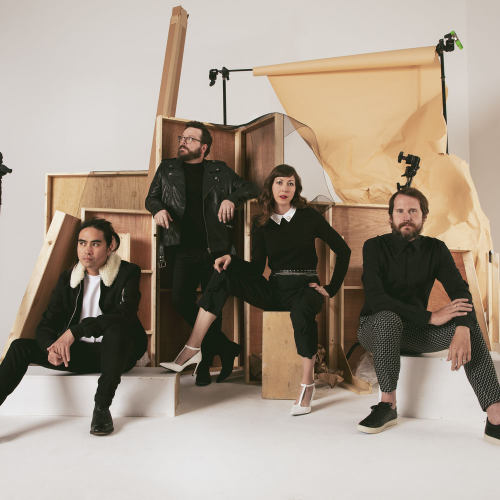
#> input picture artist-assets/silversun-pickups.jpg, 1000 x 1000 px (shown at 1/2 size); its folder holds only this picture in this run
$ python -i gsi_assets.py   (imports and definitions only)
#> lines starting #> are read from the running program, lines starting #| are printed output that depends on the picture
"""Artwork color extraction and copying for the generated GSI site."""

import colorsys
import json
import shutil
from pathlib import Path

from PIL import Image


# Homepage CSS is authored in readable layers but shipped as one stylesheet so
# the browser keeps one stable public asset and the cascade order stays clear.
HOME_STYLE_PARTS = (
    "01-foundation.css",
    "02-hero-and-filter-room.css",
    "03-filter-and-controls.css",
    "04-cards-and-responsive.css",
)


# Artwork supplies accents, but a damaged or flat image must never stop a build.
# [33 lines left out: function dominant_color, not called in this run]


def _hex(rgb: tuple[int, int, int]) -> str:
    """Return one RGB tuple as a stable lowercase CSS color."""
    return "#%02x%02x%02x" % tuple(max(0, min(255, value)) for value in rgb)


def _mix(first: tuple[int, int, int], second: tuple[int, int, int], amount: float) -> tuple[int, int, int]:
    """Blend two RGB colors without requiring a browser-side color function."""
    return tuple(round(a + (b - a) * amount) for a, b in zip(first, second))


def _relative_luminance(rgb: tuple[int, int, int]) -> float:
    """Return perceptual brightness for contrast decisions, not decoration."""
    channels = []
    for value in rgb:
        channel = value / 255
        channels.append(channel / 12.92 if channel <= .04045 else ((channel + .055) / 1.055) ** 2.4)
    return .2126 * channels[0] + .7152 * channels[1] + .0722 * channels[2]


def _contrast_ratio(first: tuple[int, int, int], second: tuple[int, int, int]) -> float:
    """Measure the contrast between two RGB colors using the WCAG formula."""
    light = max(_relative_luminance(first), _relative_luminance(second))
    dark = min(_relative_luminance(first), _relative_luminance(second))
    return (light + .05) / (dark + .05)


def _best_ink(background: tuple[int, int, int]) -> tuple[int, int, int]:
    """Choose dark or softened light copy against the *resulting* surface."""
    dark = (31, 20, 32)
    light = (248, 245, 239)
    return dark if _contrast_ratio(background, dark) >= _contrast_ratio(background, light) else light


def _cap_brightness(rgb: tuple[int, int, int], maximum: int = 198) -> tuple[int, int, int]:
    """Keep a light artwork field luminous without letting it become a flashbang."""
    perceived = (rgb[0] * 299 + rgb[1] * 587 + rgb[2] * 114) / 1000
    if perceived <= maximum:
        return rgb
    scale = maximum / perceived
    return tuple(round(channel * scale) for channel in rgb)


def _artwork_field_color(image_path: Path, fallback: tuple[int, int, int]) -> tuple[int, int, int]:
    """Sample the lower artwork edge that should continue into the room."""
    try:
        image = Image.open(image_path).convert("RGB")
        width, height = image.size
        band = image.crop((0, round(height * .72), width, height)).resize((64, 32))
        reduced = band.quantize(colors=12).convert("RGB")
        buckets = reduced.getcolors(64 * 32) or []
        if buckets:
            buckets.sort(reverse=True)
            return buckets[0][1]
    except (OSError, ValueError):
        pass
    return fallback


def _artwork_edge_colors(image_path: Path, fallback: tuple[int, int, int]) -> dict[str, tuple[int, int, int]]:
    """Read broad edge colours for a room-wide, non-blurred artwork field."""
    try:
        image = Image.open(image_path).convert("RGB")
        width, height = image.size
        x_band = max(1, round(width * .12))
        y_band = max(1, round(height * .12))
        samples = {
            "top": image.crop((0, 0, width, y_band)),
            "right": image.crop((width - x_band, 0, width, height)),
            "bottom": image.crop((0, height - y_band, width, height)),
            "left": image.crop((0, 0, x_band, height)),
        }
        edges = {}
        for name, sample in samples.items():
            reduced = sample.resize((32, 32)).quantize(colors=8).convert("RGB")
            buckets = reduced.getcolors(32 * 32) or []
            edges[name] = max(buckets, key=lambda entry: entry[0])[1] if buckets else fallback
        return edges
    except (OSError, ValueError):
        return {name: fallback for name in ("top", "right", "bottom", "left")}


def _artwork_rim_gradient(image_path: Path, fallback: tuple[int, int, int]) -> str:
    """Build a 32-point perimeter colour field for the page room.

    Each point reads a shallow band rather than one exact edge pixel.  That
    keeps a dark figure or hot accent just inside the cover from disappearing
    when the physical edge happens to be pale, while still letting the cover
    keep its own dark and bright character.
    """
    try:
        image = Image.open(image_path).convert("RGB").resize((96, 96))

        def band_color(coordinates: list[tuple[int, int]]) -> tuple[int, int, int]:
            """Blend outer, middle, and inner samples into one rim colour."""
            weights = (.48, .32, .20)
            return tuple(
                round(sum(image.getpixel(point)[channel] * weight for point, weight in zip(coordinates, weights)))
                for channel in range(3)
            )

        points: list[tuple[int, int, tuple[int, int, int]]] = []
        for index in range(8):
            position = 8 + index * 12
            top = band_color([(position, 2), (position, 8), (position, 16)])
            right = band_color([(93, position), (87, position), (79, position)])
            bottom = band_color([(position, 93), (position, 87), (position, 79)])
            left = band_color([(2, position), (8, position), (16, position)])
            points.append((position, 3, _mix(top, fallback, .10)))
            points.append((97, position, _mix(right, fallback, .10)))
            points.append((position, 97, _mix(bottom, fallback, .10)))
            points.append((3, position, _mix(left, fallback, .10)))
        layers = [
            "radial-gradient(ellipse at %d%% %d%%, color-mix(in srgb, %s, transparent 62%%), transparent 52%%)"
            % (x, y, _hex(color))
            for x, y, color in points
        ]
        return ",".join(layers)
    except (OSError, ValueError):
        color = _hex(fallback)
        return "radial-gradient(ellipse at 50%% 50%%, color-mix(in srgb, %s, transparent 70%%), transparent 58%%)" % color


def artwork_palette(image_path: Path, fallback: str = "#444444") -> dict[str, str]:
    """Extract a small, readable art palette for shared room backgrounds.

    The palette is deliberately limited to named roles instead of exposing a
    pile of arbitrary swatches.  That keeps templates and CSS predictable:
    ``primary`` carries the artwork's identity, ``secondary`` adds contrast,
    and the surface/copy/control roles are calculated for both light and dark
    room recipes.  Copy is chosen against the resulting surface rather than
    the raw swatch so a pale field never inherits blinding white text.
    """
#> called with image_path = 'artist-assets/silversun-pickups.jpg', fallback = '#444444'
    fallback_rgb = (68, 68, 68)
    try:
        raw = fallback.lstrip("#")
        if len(raw) == 6:
            fallback_rgb = tuple(int(raw[index:index + 2], 16) for index in (0, 2, 4))
    except ValueError:
        pass
    colors: list[tuple[int, int, int, int]] = []
    try:
        image = Image.open(image_path).convert("RGB").resize((96, 96))
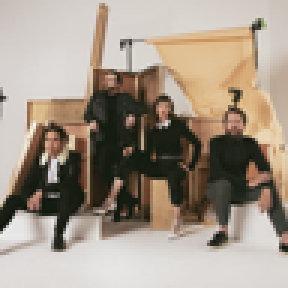
#> image: PIL image 96x96 RGB (shown 3 times larger); mean R, G, B 162.5, 150.1, 136.1
        reduced = image.quantize(colors=18).convert("RGB")
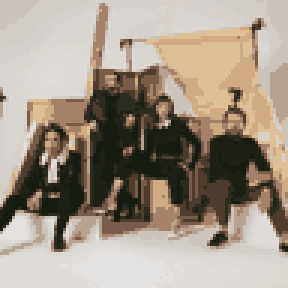
#> reduced: PIL image 96x96 RGB (shown 3 times larger); mean R, G, B 162.2, 150.2, 136.6
        buckets = reduced.getcolors(96 * 96) or []
#> buckets = 18 items
        for count, (r, g, b) in buckets:
            h, saturation, value = colorsys.rgb_to_hsv(r / 255, g / 255, b / 255)
            if value > 0.95 and saturation < 0.2:
                continue
            score = (saturation * 2.2 + value * .7) * (count ** .42)
            colors.append((round(score * 1000), r, g, b))
#> this loop made 18 passes
#> (count, r, g, b, h, saturation, value, score) on passes 1 to 12: (606, 78, 61, 46, 0.0781, 0.41, 0.306, 16.47), (461, 44, 43, 32, 0.153, 0.273, 0.173, 9.47), (513, 208, 170, 129, 0.0865, 0.38, 0.816, 19.34), (465, 181, 162, 144, 0.0811, 0.204, 0.71, 12.49), (390, 227, 225, 223, 0.0833, 0.0176, 0.89, 8.11), (691, 30, 32, 22, 0.2, 0.312, 0.125, 12.08), (528, 120, 92, 74, 0.0652, 0.383, 0.471, 16.32), (554, 223, 219, 216, 0.0714, 0.0314, 0.875, 9.67), (550, 22, 27, 18, 0.259, 0.333, 0.106, 11.43), (509, 221, 217, 214, 0.0714, 0.0317, 0.867, 9.27), (341, 220, 215, 209, 0.0909, 0.05, 0.863, 8.27), (754, 216, 212, 207, 0.0926, 0.0417, 0.847, 11.06)
#> after the loop, colors = 18 items, first 6: (16465, 78, 61, 46), (9475, 44, 43, 32), (19338, 208, 170, 129), (12488, 181, 162, 144), (8110, 227, 225, 223), (12080, 30, 32, 22)
    except (OSError, ValueError):
        colors = []
    colors.sort(reverse=True)
    primary = (colors[0][1:]) if colors else fallback_rgb
#> primary = (222, 192, 151)
    secondary = next(
        (entry[1:] for entry in colors[1:] if sum(abs(a - b) for a, b in zip(primary, entry[1:])) > 80),
        _mix(primary, (255, 255, 255), .28),
    )
#> secondary = (164, 129, 104)
    # A lower-edge average alone makes bright covers lose their authored hue.
    # Keep the field tied to the primary accent so the room still reads as the
    # same artwork when the lower edge is mostly white or beige.
    field = _mix(_artwork_field_color(image_path, primary), primary, .45)
#> in _artwork_field_color, image is the input picture: PIL image 1000x1000 RGB; mean R, G, B 162.5, 150.1, 136.1
#> in _artwork_field_color, `band = image.crop((0, round(height * .72), width, height)).resize((64,..`:
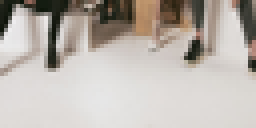
#> band: PIL image 64x32 RGB (shown 4 times larger); mean R, G, B 187.4, 180.7, 174.2
#> in _artwork_field_color, `reduced = band.quantize(colors=12).convert("RGB")`:
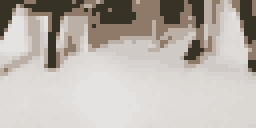
#> reduced: PIL image 64x32 RGB (shown 4 times larger); mean R, G, B 188.3, 181.7, 175.4
#> in _artwork_field_color, `buckets = reduced.getcolors(64 * 32) or []`: buckets = 12 items
#> field = (179, 154, 126)
    field_soft = _mix(field, secondary, .38)
#> field_soft = (173, 144, 118)
    field_ink = _best_ink(field)
#> the loop in _relative_luminance, `for value in rgb:` made 3 passes
#> (value, channel) on passes 1 to 3: (179, 0.702), (154, 0.604), (126, 0.494)
#> after the loop in _relative_luminance, `for value in rgb:`: channels = [0.451, 0.323, 0.209]
#> in _contrast_ratio, `light = max(_relative_luminance(first), _relative_luminance(second))`: light = 0.342
#> in _contrast_ratio, `dark = min(_relative_luminance(first), _relative_luminance(second))`: dark = 0.00896
#> field_ink = (31, 20, 32)
    edges = _artwork_edge_colors(image_path, field)
#> the loop in _artwork_edge_colors, `for name, sample in samples.items():` made 4 passes
#> name on passes 1 to 4: 'top', 'right', 'bottom', 'left'
#> pass 1, in _artwork_edge_colors, `reduced = sample.resize((32, 32)).quantize(colors=8).convert("RGB")`:
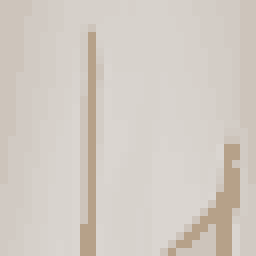
#> reduced: PIL image 32x32 RGB (shown 8 times larger); mean R, G, B 210.6, 203.5, 195.9
#> pass 2, in _artwork_edge_colors, `reduced = sample.resize((32, 32)).quantize(colors=8).convert("RGB")`:
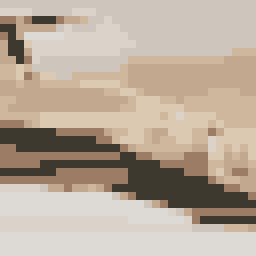
#> reduced: PIL image 32x32 RGB (shown 8 times larger); mean R, G, B 185.7, 171, 155.4
#> pass 3, in _artwork_edge_colors, `reduced = sample.resize((32, 32)).quantize(colors=8).convert("RGB")`:
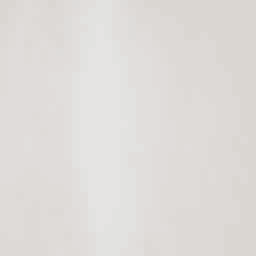
#> reduced: PIL image 32x32 RGB (shown 8 times larger); mean R, G, B 223.2, 220, 217.4
#> after the loop in _artwork_edge_colors, `for name, sample in samples.items():`: edges = {'top': (215, 210, 204), 'right': (206, 198, 189), 'bottom': (221, 217, 214), 'left': (216, 210, 206)}
    rim_gradient = _artwork_rim_gradient(image_path, field)
#> the loop in _artwork_rim_gradient, `for index in range(8):` made 8 passes
#> (top, right, bottom, left) on passes 1 to 8: ((209, 202, 197), (185, 185, 165), (225, 221, 219), (209, 203, 198)), ((214, 209, 204), (208, 193, 175), (186, 184, 180), (216, 212, 207)), ((195, 171, 150), (170, 149, 124), (227, 226, 224), (204, 199, 196)), ((217, 212, 206), (202, 179, 147), (223, 221, 219), (217, 200, 187)), ((218, 206, 192), (114, 99, 76), (216, 212, 208), (164, 150, 142)), ((218, 207, 193), (101, 84, 71), (219, 214, 211), (22, 28, 18)), ((214, 201, 185), (183, 172, 165), (213, 208, 203), (217, 212, 209)), ((207, 198, 191), (220, 217, 213), (218, 215, 211), (223, 219, 216))
#> after the loop in _artwork_rim_gradient, `for index in range(8):`: points = 32 items
    # These surfaces are the two recipes the future mode switch will choose
    # between.  Copy is selected against the recipe, not against the raw
    # artwork swatch; this prevents pale fields from inheriting blinding white
    # text and keeps dark artwork from collapsing into flat black UI.
    light_surface = _cap_brightness(_mix(primary, (255, 255, 255), .56))
#> in _cap_brightness, `perceived = (rgb[0] * 299 + rgb[1] * 587 + rgb[2] * 114) / 1000`: perceived = 228.8
#> in _cap_brightness, `scale = maximum / perceived`: scale = 0.865
#> light_surface = (208, 196, 181)
    light_surface_2 = _cap_brightness(_mix(secondary, (255, 255, 255), .56))
#> light_surface_2 = (209, 195, 184)
    dark_surface = _mix(primary, (12, 12, 16), .62)
#> dark_surface = (92, 80, 67)
    control = _cap_brightness(_mix(primary, (255, 255, 255), .64), 212)
#> control = (220, 210, 198)
    control_hover = _cap_brightness(_mix(primary, (255, 255, 255), .50), 202)
#> control_hover = (213, 200, 182)
    light_ink = _best_ink(light_surface)
#> light_ink = (31, 20, 32)
    dark_ink = _best_ink(dark_surface)
#> dark_ink = (248, 245, 239)
    # Entry reading cards blend the sampled left/right artwork edges into the
    # light-mode room. Choose their copy against that actual backdrop rather
    # than reusing the hero's surface ink (which can disappear on dark rims).
    section_backdrop = _mix(_mix(edges["left"], edges["right"], .5), field, .24)
#> section_backdrop = (203, 192, 181)
    section_ink = _best_ink(section_backdrop)
#> section_ink = (31, 20, 32)
    control_ink = _best_ink(control)
#> control_ink = (31, 20, 32)
    focus = (31, 20, 32) if _contrast_ratio(primary, (31, 20, 32)) >= 3 else (248, 245, 239)
#> focus = (31, 20, 32)
    return {
        "primary": _hex(primary),
        "secondary": _hex(secondary),
        "field": _hex(field),
        "field_soft": _hex(field_soft),
        "field_ink": _hex(field_ink),
        "edge_top": _hex(edges["top"]),
        "edge_right": _hex(edges["right"]),
        "edge_bottom": _hex(edges["bottom"]),
        "edge_left": _hex(edges["left"]),
        "rim_gradient": rim_gradient,
        "surface": _hex(_mix(primary, (10, 10, 14), .78)),
        "soft": _hex(_mix(primary, (255, 255, 255), .38)),
        "ink": _hex(dark_ink),
        "glow": _hex(_mix(primary, secondary, .35)),
        "light_surface": _hex(light_surface),
        "light_surface_2": _hex(light_surface_2),
        "dark_surface": _hex(dark_surface),
        "light_ink": _hex(light_ink),
        "section_ink": _hex(section_ink),
        "dark_ink": _hex(dark_ink),
        "control": _hex(control),
        "control_hover": _hex(control_hover),
        "control_ink": _hex(control_ink),
        "edge": _hex(_mix(primary, (255, 255, 255), .28)),
        "focus": _hex(focus),
    }


# [159 lines left out: functions compact_rim_gradient, palette_style, local_image_metadata, copy_site_covers, copy_site_scripts, copy_site_styles and 2 more, not called in this run]

>>> result = artwork_palette('artist-assets/silversun-pickups.jpg')
#> result = 25 items
